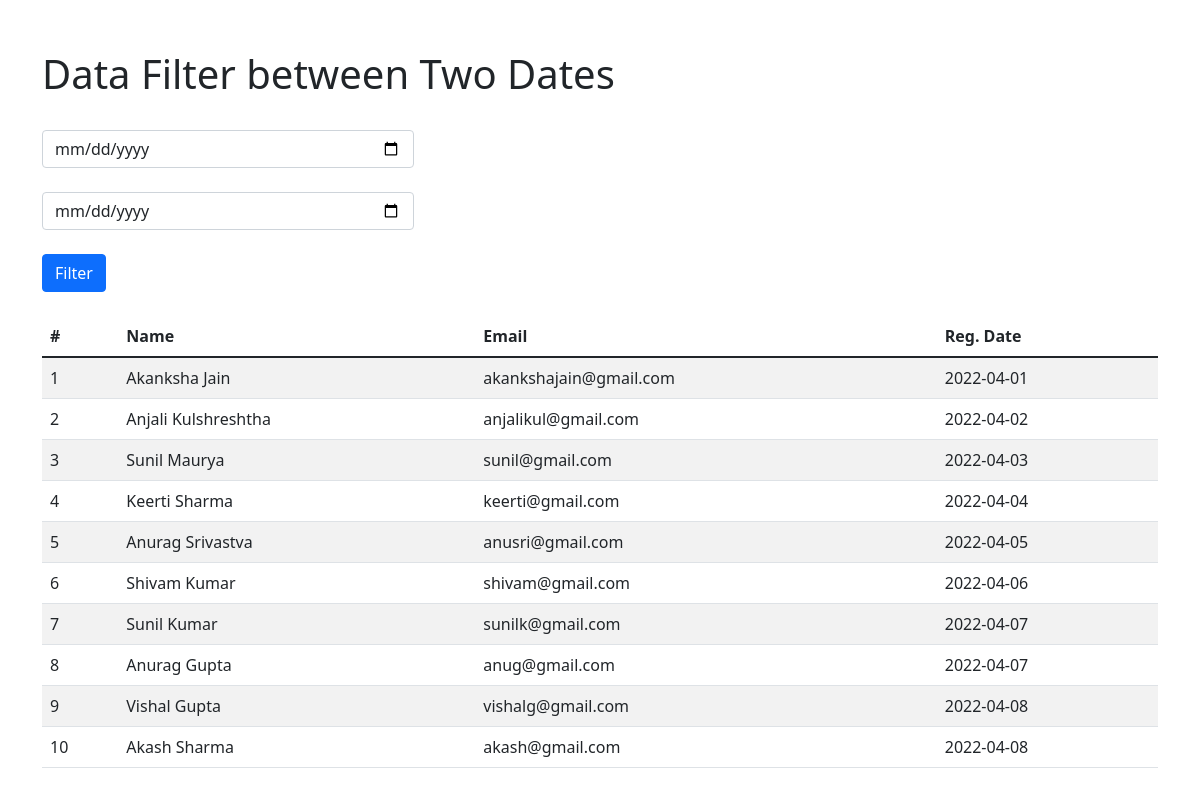
The page / on the database its author committed.
### tables this page shows
CREATE TABLE `details` (
  `id` int(11) NOT NULL,
  `name` varchar(255) NOT NULL,
  `email` varchar(255) NOT NULL,
  `reg_date` varchar(255) NOT NULL
);

### index.php (the view, shortened to what this page needs)
<?php
include_once 'db_con.php';
$sql = "SELECT * from details";
$run = mysqli_query($dbc, $sql);
?>
<!DOCTYPE html>
<html>
<head>
<link href="https://cdn.jsdelivr.net/npm/bootstrap@5.1.3/dist/css/bootstrap.min.css" rel="stylesheet">
</head>
<body>
<section style="padding-top:50px;">
	<div class="container">
		<div class="row">
			<h1>Data Filter between Two Dates</h1>
			<form method="post" action="index.php">
				<br>
				<div class="col-lg-4">
					<div class="form-group">
						<input type="date" name="start_date" class="form-control">
					</div>
				</div><br>
				<div class="col-lg-4">
					<div class="form-group">
						<input type="date" name="end_date" class="form-control">
					</div>
				</div><br>
				<div class="col-lg-4">
					<div class="form-group">
						<input type="submit" name="submit_date" class="btn btn-primary" value="Filter">
					</div>
				</div><br>
			</form>
			<?php
				if (isset($_POST['submit_date'])) {
					$start_date = $_POST['start_date'];
					$end_date = $_POST['end_date'];
					$query = mysqli_query($dbc, "SELECT * from details where reg_date between '$start_date' and '$end_date' ");
					if (mysqli_num_rows($query)>0) {?>
						<div class="col-lg-12">
							<table class="table table-striped">
								<thead>
									<th>Name</th>
									<th>Email</th>
									<th>Date</th>
								</thead>
								<tbody>
								<?php foreach ($query as $value) {?>
									<tr>
										<td><?=$value['name']?></td>
										<td><?=$value['email']?></td>
										<td><?=$value['reg_date']?></td>
									</tr>
								<?php	} ?>
								</tbody>
							</table>
						</div>
					<?php
					}else{
						echo "No data found";
					}
				}else{
			?>
			<div class="col-lg-12">
				<table class="table table-striped">
					<thead>
						<th>#</th>
						<th>Name</th>
						<th>Email</th>
						<th>Reg. Date</th>
					</thead>
					<tbody>
						<?php
							$i=1;
							while ($row=mysqli_fetch_assoc($run)) {
								$name = $row['name'];
								$email = $row['email'];
								$reg_date = $row['reg_date'];
					    ?>
						<tr>
							<td><?=$i;?></td>
							<td><?=$name;?></td>
							<td><?=$email;?></td>
							<td><?=$reg_date;?></td>
						</tr>
					<?php $i++; } ?>
					</tbody>
				</table>
			</div>
		<?php } ?>
		</div>
	</div>
</section>
</body>
</html>

### rows shown on the page
details: name "Akanksha Jain", email "akankshajain@gmail.com", reg_date "2022-04-01"
details: name "Anjali Kulshreshtha", email "anjalikul@gmail.com", reg_date "2022-04-02"
details: name "Sunil Maurya", email "sunil@gmail.com", reg_date "2022-04-03"
details: name "Keerti Sharma", email "keerti@gmail.com", reg_date "2022-04-04"
details: name "Anurag Srivastva", email "anusri@gmail.com", reg_date "2022-04-05"
details: name "Shivam Kumar", email "shivam@gmail.com", reg_date "2022-04-06"
details: name "Sunil Kumar", email "sunilk@gmail.com", reg_date "2022-04-07"
details: name "Anurag Gupta", email "anug@gmail.com", reg_date "2022-04-07"
details: name "Vishal Gupta", email "vishalg@gmail.com", reg_date "2022-04-08"
details: name "Akash Sharma", email "akash@gmail.com", reg_date "2022-04-08"
